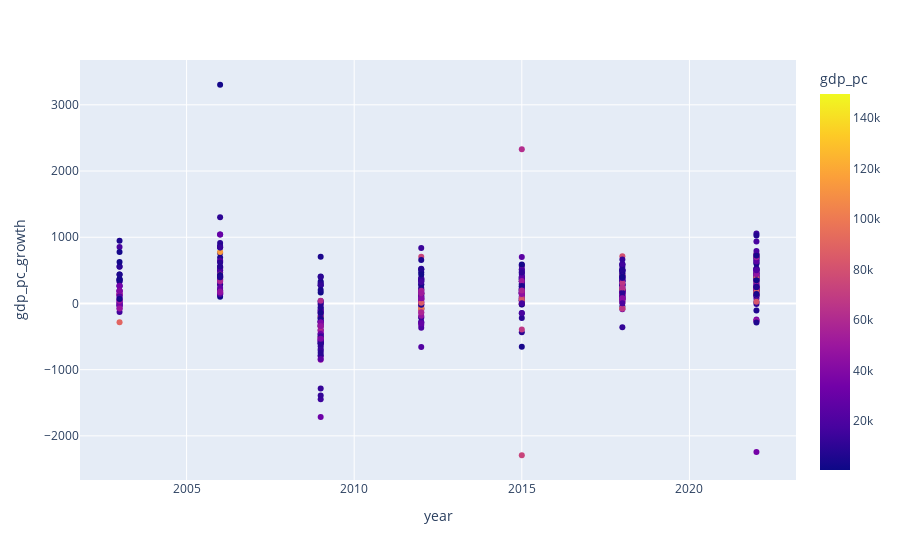

The code cell stored with this chart in its notebook:
### Code cell
fig = px.scatter(group1, y="gdp_pc_growth", x="year", color='gdp_pc', hover_data=["country", "year"])
fig.show()

### Figure 1 — Plotly figure (JSON) as saved in the notebook; plotly's stock layout.template omitted (floating-point values rounded to 4 significant figures; data arrays with more than 128 entries replaced by an {"elided": "..."} marker saying what was removed)
{"data": [{"customdata": {"elided": "441x1 str values"}, "hovertemplate": "year=%{x}<br>gdp_pc_growth=%{y}<br>country=%{customdata[0]}<br>gdp_pc=%{marker.color}<extra></extra>", "legendgroup": "", "marker": {"color": {"elided": "441 float values"}, "coloraxis": "coloraxis", "symbol": "circle"}, "mode": "markers", "name": "", "orientation": "v", "showlegend": false, "type": "scatter", "x": {"elided": "441 int values"}, "xaxis": "x", "y": {"elided": "441 float values"}, "yaxis": "y"}], "layout": {"coloraxis": {"colorbar": {"title": {"text": "gdp_pc"}}, "colorscale": [[0, "#0d0887"], [0.1111, "#46039f"], [0.2222, "#7201a8"], [0.3333, "#9c179e"], [0.4444, "#bd3786"], [0.5556, "#d8576b"], [0.6667, "#ed7953"], [0.7778, "#fb9f3a"], [0.8889, "#fdca26"], [1, "#f0f921"]]}, "legend": {"tracegroupgap": 0}, "margin": {"t": 60}, "xaxis": {"anchor": "y", "domain": [0, 1], "title": {"text": "year"}}, "yaxis": {"anchor": "x", "domain": [0, 1], "title": {"text": "gdp_pc_growth"}}}}
